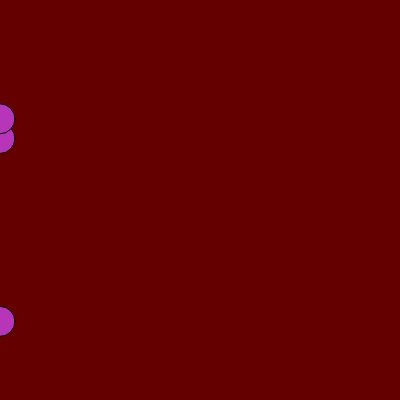
Frame 1 (no input)
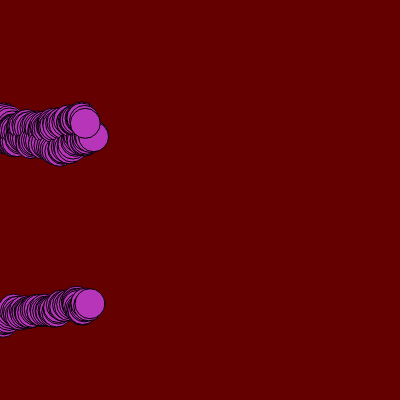
Frame 60 (no input)
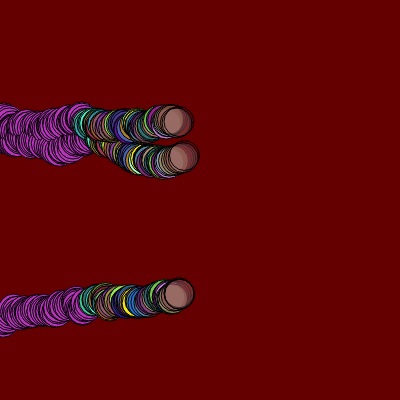
Frame 120 (the mouse pressed at the canvas centre since frame 60)

The p5.js sketch that drew these frames (run headless with seeded random() and noise() and a simulated clock; from frame 60 on, the mouse is pressed at the canvas centre):

// p5.js sketch
// ── sketch.js
let cor;
let contador; 

let circuloX; // horizontal
let circuloY; // vertical
//estão armazenando todos os circulos aqui

function setup() {
  createCanvas(400, 400); //width x height = largura e altura
  
  background(color(100,0,0)); //cor fundo

cor = color(random(0,255), random(0,255), random(0,245));
//padrão RGB (tons de vermelho, verde e azul que variam de 0 a 255)

  circuloX = [0,0, 0]; //todos os circulo no horizontal começarão em 0
  circuloY = [random(height), random(height), random(height)]; //todos na vertical terão um número aleatório para andar na altura
  //DESSA FORMA ECONOMIZA ESPAÇO, E TORNA O CÓDIGO MAIS LIMPO  
}

function draw() {
  
  fill(cor);

    //console.log(circuloX, length);
  
  for(let contador in circuloX){
   // console.log(contador);
    
    circle(circuloX[contador], circuloY[contador], 30);
    circuloX [contador] += random(0,3); 
    circuloY [contador] += random(-3,3); 
  
 
  if(circuloX[contador] >= width) {
    circuloX[contador] = 0;
    circuloY[contador] = random(height);
  } }

  
if (mouseIsPressed){

cor = color(random(255), random(255), random(255), random(255)); }

}
